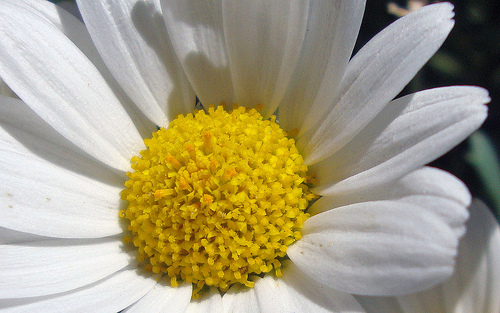
#> input picture it3160/flower-training/daisy/10140303196_b88d3d6cec.jpg, 500 x 313 px; its folder holds 4 pictures in this run
$ jupyter execute --allow-errors softmax.ipynb   (shell and % lines are left out)
#> lines starting #> are read from the running program, lines starting #| are printed output that depends on the picture
**Sử dụng Generative AI**: Đối với các bài tập này, việc sử dụng AI tạo sinh tuân theo các chính sách tương tự về sự hợp tác. Giống như với các cộng tác viên khác, mỗi sinh viên phải tự viết các giải pháp một cách độc lập khỏi kết quả tương tác và bài nộp phải bao gồm một ghi chú chỉ rõ bản chất của sự hợp tác. Việc sử dụng các công cụ AI tạo sinh để hoàn thành phần lớn nội dung của bài tập là không phù hợp với tinh thần của bài tập, và sẽ vi phạm [Honor Code](https://communitystandards.stanford.edu/policies-and-guidance/honor-code).

# Bài tập Phân loại Softmax

*Hoàn thành và nộp bảng bài tập đã hoàn chỉnh này (bao gồm các outputs của nó và bất kỳ code hỗ trợ nào bên ngoài bảng bài tập) cùng với bài nộp của bạn. Để biết thêm chi tiết, xem [trang bài tập](http://vision.stanford.edu/teaching/cs231n/assignments.html) trên trang web của khóa học.*

Trong bài tập này, bạn sẽ:

- thực hiện một **hàm loss** được vector hóa hoàn toàn cho bộ phân loại Softmax.
- thực hiện biểu thức vector hóa hoàn toàn cho **gradient giải tích** của nó.
- **kiểm tra việc thực hiện của bạn** bằng cách sử dụng gradient số học.
- sử dụng một tập xác thực (validation set) để **tinh chỉnh learning rate (tốc độ học) và regularization (chính quy hóa)**.
- **tối ưu hóa** hàm loss bằng **SGD**.
- **trực quan hóa** các trọng số học được cuối cùng.

[cell 1]
# Chạy một số mã thiết lập cho notebook này.
import random
import numpy as np
import matplotlib.pyplot as plt

# Đây là một chút kỹ thuật (magic) để làm cho các hình matplotlib hiển thị trực tiếp (inline)
# trong notebook thay vì mở trong một cửa sổ mới.
plt.rcParams['figure.figsize'] = (10.0, 8.0) # thiết lập kích thước mặc định của các biểu đồ
plt.rcParams['image.interpolation'] = 'nearest'
plt.rcParams['image.cmap'] = 'gray'

# Thêm một số magic code để notebook tự động tải lại các module python bên ngoài;
# xem http://stackoverflow.com/questions/1907993/autoreload-of-modules-in-ipython
# %load_ext autoreload
# %autoreload 2

## Tải và Tiền xử lý dữ liệu CIFAR-10 (Đã chuyển sang Bộ dữ liệu Hoa)

[cell 2]
import os
import numpy as np
from PIL import Image

def load_flower_data(data_dir, img_size=(32, 32)):
#> called with data_dir = 'flower-training', img_size = (32, 32)
    classes = ['daisy', 'dandelion', 'rose', 'sunflower', 'tulip']
    X = []
    y = []

    for label, cls in enumerate(classes):
        cls_dir = os.path.join(data_dir, cls)
        if not os.path.exists(cls_dir):
            continue
        for img_name in os.listdir(cls_dir):
            img_path = os.path.join(cls_dir, img_name)
            try:
                img = Image.open(img_path).convert('RGB')
#> img is the input picture: PIL image 500x313 RGB; mean R, G, B 166.3, 158.1, 129.8
                img = img.resize(img_size)
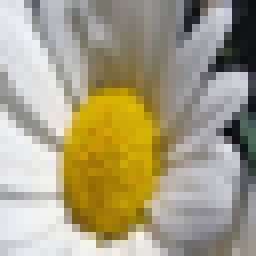
#> img: PIL image 32x32 RGB (shown 8 times larger); mean R, G, B 166.3, 158.1, 129.8
                X.append(np.array(img))
                y.append(label)
            except Exception as e:
                pass

    X = np.array(X).astype('float64')
    y = np.array(y)

    # Xáo trộn (Shuffle) dữ liệu
    np.random.seed(42)
    idxs = np.random.permutation(len(X))
    X = X[idxs]
    y = y[idxs]
    return X, y

# Tải dữ liệu hoa thô
dataset_dir = 'flower-training'

try:
   del X_train, y_train
   del X_test, y_test
   print('Xóa sạch dữ liệu đã tải trước đó.')
except:
   pass

X_data, y_data = load_flower_data(dataset_dir)
print('Tổng kích thước dữ liệu (Total data shape): ', X_data.shape)
#| Tổng kích thước dữ liệu (Total data shape):  (4, 32, 32, 3)
print('Tổng kích thước nhãn (Total labels shape): ', y_data.shape)
#| Tổng kích thước nhãn (Total labels shape):  (4,)

# Tạo một bộ chia thủ công (80% train, 20% test)
num_samples = len(X_data)
split_idx = int(0.8 * num_samples)

X_train, y_train = X_data[:split_idx], y_data[:split_idx]
X_test, y_test = X_data[split_idx:], y_data[split_idx:]

print('Kích thước tập huấn luyện (Training data shape): ', X_train.shape)
#| Kích thước tập huấn luyện (Training data shape):  (3, 32, 32, 3)
print('Hình dạng nhãn huấn luyện (Training labels shape): ', y_train.shape)
#| Hình dạng nhãn huấn luyện (Training labels shape):  (3,)
print('Kích thước tập kiểm tra (Test data shape): ', X_test.shape)
#| Kích thước tập kiểm tra (Test data shape):  (1, 32, 32, 3)
print('Hình dạng nhãn kiểm tra (Test labels shape): ', y_test.shape)
#| Hình dạng nhãn kiểm tra (Test labels shape):  (1,)

[cell 3]
# Trực quan hóa một số ví dụ từ bộ dữ liệu.
# Chúng ta hiển thị một vài ví dụ về hình ảnh huấn luyện từ mỗi lớp.
classes = ['daisy', 'dandelion', 'rose', 'sunflower', 'tulip']
num_classes = len(classes)
samples_per_class = 7
for y, cls in enumerate(classes):
    idxs = np.flatnonzero(y_train == y)
    if len(idxs) == 0:
        continue
    samples = min(samples_per_class, len(idxs))
    idxs = np.random.choice(idxs, samples, replace=False)
    for i, idx in enumerate(idxs):
        plt_idx = i * num_classes + y + 1
        plt.subplot(samples_per_class, num_classes, plt_idx)
        plt.imshow(X_train[idx].astype('uint8'))
        plt.axis('off')
        if i == 0:
            plt.title(cls)
plt.show()
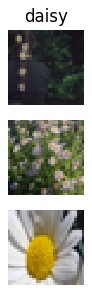
#> figure drawn by matplotlib, 3 panels

[cell 4]
# Chia các dữ liệu thành các tập train, val, và test. Ngoài ra chúng ta sẽ
# tạo một tập development (phát triển) nhỏ là một tập con của tập dữ liệu huấn luyện;
# chúng ta có thể sử dụng cái này cho quá trình phát triển để code chạy nhanh hơn.
num_training = int(len(X_train) * 0.9)  # 90% của train dành cho quá trình train
num_validation = len(X_train) - num_training  # 10% của train dành cho validation (xác thực)
num_test = len(X_test)
num_dev = min(500, num_training)

print(f'Chi tiết chia tập: Train: {num_training}, Val: {num_validation}, Test: {num_test}, Dev: {num_dev}')

# Tập validation của chúng ta sẽ gồm num_validation điểm dữ liệu từ tập huấn luyện gốc.
mask = range(num_training, num_training + num_validation)
X_val = X_train[mask]
y_val = y_train[mask]

# Tập huấn luyện của chúng ta sẽ gồm một lượng num_train điểm đầu tiên từ tập huấn luyện gốc.
mask = range(num_training)
X_train = X_train[mask]
y_train = y_train[mask]

# Chúng ta cũng sẽ tạo ra một tập dev, vốn là một tập con nhỏ từ tập huấn luyện chính.
mask = np.random.choice(num_training, num_dev, replace=False)
X_dev = X_train[mask]
y_dev = y_train[mask]

# Chúng ta sử dụng y nguyên tập dữ liệu Test gốc
X_test = X_test[:]
y_test = y_test[:]

print('Kích thước tập huấn luyện (Train data shape): ', X_train.shape)
#| Kích thước tập huấn luyện (Train data shape):  (2, 32, 32, 3)
print('Kích thước nhãn huấn luyện: ', y_train.shape)
#| Kích thước nhãn huấn luyện:  (2,)
print('Kích thước tập validation (Validation data shape): ', X_val.shape)
#| Kích thước tập validation (Validation data shape):  (1, 32, 32, 3)
print('Kích thước nhãn validation: ', y_val.shape)
#| Kích thước nhãn validation:  (1,)
print('Kích thước tập kiểm tra (Test data shape): ', X_test.shape)
#| Kích thước tập kiểm tra (Test data shape):  (1, 32, 32, 3)
print('Kích thước nhãn kiểm tra: ', y_test.shape)
#| Kích thước nhãn kiểm tra:  (1,)

[cell 5]
# Tiền xử lý: thay đổi hình dáng (reshape) khối dữ liệu hình ảnh thành các hàng
X_train = np.reshape(X_train, (X_train.shape[0], -1))
X_val = np.reshape(X_val, (X_val.shape[0], -1))
X_test = np.reshape(X_test, (X_test.shape[0], -1))
X_dev = np.reshape(X_dev, (X_dev.shape[0], -1))

# Kiểm tra đảm bảo cấu trúc dữ liệu, in ra hình dáng (shapes) của các biến dữ liệu
print('Kích thước tập huấn luyện: ', X_train.shape)
#| Kích thước tập huấn luyện:  (2, 3072)
print('Kích thước tập validation: ', X_val.shape)
#| Kích thước tập validation:  (1, 3072)
print('Kích thước tập kiểm tra: ', X_test.shape)
#| Kích thước tập kiểm tra:  (1, 3072)
print('Kích thước tập dev: ', X_dev.shape)
#| Kích thước tập dev:  (2, 3072)

[cell 6]
# Tiền xử lý: trừ đi hình ảnh trung bình (mean image)
# đầu tiên: tính toán ảnh trung bình dựa trên dữ liệu training
mean_image = np.mean(X_train, axis=0)
print(mean_image[:10]) # In ra một vài phần tử
plt.figure(figsize=(4,4))
plt.imshow(mean_image.reshape((32,32,3)).astype('uint8')) # trực quan hóa bức ảnh trung bình
plt.show()
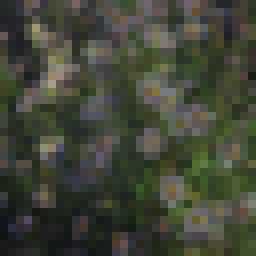
#> shown: shape (32, 32, 3) (shown 8 times larger); mean R, G, B 66.3, 69.7, 56.4

# bước 2: trừ đi bức ảnh trung bình khỏi phần dữ liệu của train và test
X_train -= mean_image
X_val -= mean_image
X_test -= mean_image
X_dev -= mean_image

# bước 3: nối thêm (append) một chiều thiên kiến (bias) chỉ toàn các số một (tức là thủ thuật bias)
# để cho bộ phân loại (classifier) của chúng ta chỉ cần quan tâm tới việc tối ưu hóa một ma trận trọng số duy nhất W.
X_train = np.hstack([X_train, np.ones((X_train.shape[0], 1))])
X_val = np.hstack([X_val, np.ones((X_val.shape[0], 1))])
X_test = np.hstack([X_test, np.ones((X_test.shape[0], 1))])
X_dev = np.hstack([X_dev, np.ones((X_dev.shape[0], 1))])

print(X_train.shape, X_val.shape, X_test.shape, X_dev.shape)
#| (2, 3073) (1, 3073) (1, 3073) (2, 3073)

## Bộ phân loại Softmax

Mã nguồn của bạn cho phần này bình thường được viết tại file trong `cs231n/classifiers/softmax.py`.

Như bạn thấy, chúng ta đã được điền sẵn hoặc chèn sẵn hàm `softmax_loss_naive` vốn có sử dụng các vòng lặp for (for loops) để tính toán hàm mất mát softmax (softmax loss function).

[cell 7]
# Đánh giá cách thực hiện mã loss cơ bản (naive) mà chúng tôi cung cấp cho bạn:
import time

def softmax_loss_naive(W, X, y, reg):
    """
    Hàm mất mát Softmax, triển khai cơ bản naive (bằng vòng lặp)
    """
#> called with W = array of shape (3073, 5), X = array of shape (2, 3073), y = array of shape (2,), reg = 5e-06
    loss = 0.0
    dW = np.zeros_like(W)
    num_classes = W.shape[1]
    num_train = X.shape[0]

    for i in range(num_train):
        scores = X[i].dot(W)
        scores -= np.max(scores) # Ổn định tính toán số học
        probs = np.exp(scores) / np.sum(np.exp(scores))
        loss += -np.log(probs[y[i]])

        for j in range(num_classes):
            if j == y[i]:
                dW[:, j] += (probs[j] - 1) * X[i]
            else:
                dW[:, j] += probs[j] * X[i]

    loss /= num_train
    dW /= num_train

    loss += reg * np.sum(W * W)
    dW += 2 * reg * W

    return loss, dW


# Tọa một ma trận Softmax trọng số classifier nhẫu nhiên với nhưng con số cực kì nhỏ
# Lưu ý: chúng ta hiện mang 5 lớp (class) hoa ở đây thay vì 10
W = np.random.randn(3073, 5) * 0.0001

loss, grad = softmax_loss_naive(W, X_dev, y_dev, 0.000005)
print('loss: %f' % (loss, ))

# Để sanity check sơ qua, loss của chúng ta nên cần nằm loanh quanh vào khoảng -log(0.2).
print('loss: %f' % loss)
print('sanity check (đánh giá kiểm tình an toàn): %f' % (-np.log(0.2)))

**Câu hỏi Trực tiếp 1**

Tại sao chúng ta kỳ vọng loss của mình sẽ gần với -log(0.2)? Vui lòng giải thích ngắn gọn.**

$\color{blue}{\textit Câu trả lời của bạn:}$ *Vì có 5 lớp nên 1/5 = 0,2 mà theo công thức thì $L = -\log(P_{\text{correct}})$*

Giá trị `grad` được trả về từ hàm ở trên hiện tại đều là số 0. Hãy dẫn xuất và viết code hệ số gradient cho hàm loss softmax và cài đặt đoạn mã đó ngay bên trong hàm `softmax_loss_naive`. Bạn sẽ nhận thấy sự tiện lợi khi lồng phần code mới của bạn vào trong hàm hiện tại.

Để kiểm tra xem bạn đã cài đặt độ lệch gradient chính xác chưa, bạn có thể ước tính số học độ dốc của hàm mất mát và đối chiếu giá trị ước tính đó bằng mô phỏng với con số gradient bạn mới tính được để so. Chúng tôi đã viết sẵn mã code giúp bạn làm việc đó ở phía dưới đây:

[cell 8]
# Một khi bạn đã thiết lập gradient, biểu diễn, tính toán lại nó với đoạn mã sau
# và kiểm tra chéo grad check với hàm có sẵn.

# Hãy tính loss và gradient tại điểm ma trận W.
loss, grad = softmax_loss_naive(W, X_dev, y_dev, 0.0)

def grad_check_sparse(f, x, analytic_grad, num_checks=10, h=1e-5):
    """
    Kéo một vài biến bất kì bằng random elements và chỉ trả ra dữ liệu kết quả phân tích số học
    ở trong các dimensions tương ứng này.
    """
#> called with x = array of shape (3073, 5), analytic_grad = array of shape (3073, 5), num_checks = 10, h = 1e-05
    for i in range(num_checks):
        ix = tuple([random.randrange(m) for m in x.shape])

        oldval = x[ix]
        x[ix] = oldval + h
        fxph = f(x)
        x[ix] = oldval - h
        fxmh = f(x)
        x[ix] = oldval

        grad_numerical = (fxph - fxmh) / (2 * h)
        grad_analytic = analytic_grad[ix]
        rel_error = abs(grad_numerical - grad_analytic) / (abs(grad_numerical) + abs(grad_analytic) + 1e-8)
        print('kết quả số học: %f \tkết quả phân tích tính toán (analytic): %f\t| \ttỷ lệ chênh lệch lỗi: %e' % (grad_numerical, grad_analytic, rel_error))

# Tự động tính thử số học số đo gradient dọc theo vài chiều lấy ngẫu nhiên và
# khớp lại so độ lệch với số phân tích tính toán bằng toán được ở trên. Kết quả
# nên gần như tương hợp hoàn toàn, đồng đều mọi biên.
f = lambda w: softmax_loss_naive(w, X_dev, y_dev, 0.0)[0]
grad_numerical = grad_check_sparse(f, W, grad)

print("\nVới Regularization chạy cùng:")
# Tiến hành lặp lại check gradient cùng lúc thêm với hệ số tối ưu Regularization đã kích hoạt
# hy vọng không bị lãng quên Regularization trong gradient bạn nha?
loss, grad = softmax_loss_naive(W, X_dev, y_dev, 5e1)
f = lambda w: softmax_loss_naive(w, X_dev, y_dev, 5e1)[0]
grad_numerical = grad_check_sparse(f, W, grad)

**Câu hỏi trực tiếp 2**

Dẫu rằng phương pháp gradcheck mang độ tin cậy ổn với hàm mất mát theo dạng softmax, nhưng có một thực tế là đối diện với phân cực cho class loss của SVM, thi thoảng sẽ có 1 chiều của gradcheck bị lệch xê dịch, không hoàn toàn khớp tuyệt đối 100%. Vậy có thể gì là cội rễ khởi thủy của sự khác biệt này? Liệu đôi khi điều này trở thành một mối lưu tâm? Đâu có thể là minh chứng minh họa điển hình một chiều cụ thế chừng nào gradient loss của SVM bị check failed (không khớp chính xác)? Theo góc nhận định của bạn, giả sử thay đổi vùng biên margin thì liệu sẽ tác động được biến thiên ra sao đến tần suất xảy ra chệch choạng kia không?

Nhớ rõ rằng hàm suy hao của SVM về 1 chiều phân kỳ $(x_i, y_i)$ có định nghĩa tương ứng: $$L_i = \sum_{j\ne y_i}\max(0, s_j - s_{y_i} + \Delta)$$ trong đó với $j$ thực hiện luân chuyển xoay qua toàn dải class thay trừ ra $y_i$ lớp đúng đã chọn và còn $s_j$ được tính làm giá trị độ điểm score mà trình phân lớp phân ra. $\Delta$ mang vị thế là đại lượng biên sai margin đơn chiều. Vui lòng tham khảo thêm tham chiếu về 'Hàm tổn thất SVM nhiều cực lớp phân nhánh' (Multiclass Support Vector Machine loss) trên trang [sau](https://cs231n.github.io/linear-classify/).

*Gợi mở (Hint): thực ra thì hàm giá trị loss SVM nói theo phương diện chặt chẽ không khả vi, không vi phân (không lấy vi phân được).*

$\color{blue}{\textit Câu trả lời của bạn:}$ *Nguyên nhân cốt lõi là do hàm loss SVM chứa hàm $\max(0, x)$, tạo ra một "điểm gãy" không thể lấy đạo hàm. Khi bước nhảy nhỏ của gradcheck vô tình vắt ngang qua điểm gãy này, máy tính sẽ tính ra sai số lớn so với công thức toán học.Tuy nhiên, điều này không đáng lo ngại vì xác suất rơi trúng điểm gãy là rất thấp, và thuật toán tối ưu vẫn xử lý mượt mà nhờ khái niệm đạo hàm dưới (subgradient). Việc thay đổi biên margin $\Delta$ cũng chỉ làm xê dịch vị trí điểm gãy trên trục tọa độ, hoàn toàn không làm thay đổi tần suất xảy ra sự chệch choạng này.*

[cell 9]
def softmax_loss_vectorized(W, X, y, reg):
    """
    Hàm mất mát Softmax, phiên bản được vector hóa (vectorized version).
    """
#> called with W = array of shape (3073, 5), X = array of shape (2, 3073), y = array of shape (2,), reg = 5e-06
    loss = 0.0
    dW = np.zeros_like(W)
    num_train = X.shape[0]

    scores = X.dot(W)
    scores -= np.max(scores, axis=1, keepdims=True)
    probs = np.exp(scores) / np.sum(np.exp(scores), axis=1, keepdims=True)

    correct_logprobs = -np.log(probs[range(num_train), y])
    loss = np.sum(correct_logprobs) / num_train
    loss += reg * np.sum(W * W)

    dscores = probs
    dscores[range(num_train), y] -= 1
    dscores /= num_train

    dW = X.T.dot(dscores)
    dW += 2 * reg * W

    return loss, dW

# Tiếp theo thực hiện hàm softmax_loss_vectorized; hiện tại chỉ cần tính ra mốc loss;
# chúng ta sẽ chèn mã tính gradient vector tiếp ở ngay liền kề sau.
tic = time.time()
loss_naive, grad_naive = softmax_loss_naive(W, X_dev, y_dev, 0.000005)
toc = time.time()
print('Naive loss: %e tính toán ra trong %f giây (s)' % (loss_naive, toc - tic))

tic = time.time()
loss_vectorized, _ = softmax_loss_vectorized(W, X_dev, y_dev, 0.000005)
toc = time.time()
print('Vectorized loss: %e tính toán ra trong %f giây (s)' % (loss_vectorized, toc - tic))

# The losses (mất mát) nên mang dáng vẻ hệt nhau ngang hàng nhưng bù lại dạng thực hiện
# biểu thức qua vector này mang dấp tính toán nhanh nhẹn nhanh vượt trội.
print('Độ lệch khác biệt đo ra: %f' % (loss_naive - loss_vectorized))

[cell 10]
# Điền và hoàn tất trọn bộ các cài đặt còn thiếu của hàm softmax_loss_vectorized, và tính toán
# lấy giá trị grad cho hàm suy hao dựa trên dáng dấp phép tính vector hóa.

# Các triển khai dạng sơ đẳng naive bằng vòng lặp và hình thức tối giản qua tính vector phải có mặt
# giá trị tương hợp; song bù trừ thì qua tính toán bằng cơ thức mảng vectorization phải thể hiện tốc độ nhanh vút.
tic = time.time()
_, grad_naive = softmax_loss_naive(W, X_dev, y_dev, 0.000005)
toc = time.time()
print('Naive loss và gradient: đã xử tính xong trong quãng %f giây (s)' % (toc - tic))

tic = time.time()
_, grad_vectorized = softmax_loss_vectorized(W, X_dev, y_dev, 0.000005)
toc = time.time()
print('Vectorized loss và gradient: đã xử tính xong trong %f giây (s)' % (toc - tic))

# Vốn dĩ giá trị của metric the loss là mang giá trị là một số biểu đồ đơn lẻ độc lập tĩnh,
# điều đó hỗ trợ tiện tay rà duyệt khớp qua thông số qua 2 bên biểu thức độc lập rất là giản đơn gẩy mắt 1 lần thôi.
# Dẫu cho vậy với hàm lượng giá trị gradient trả thì là lại 1 ma trận khối đa diện, vì dẫu cớ trớ thế
# nên quy theo chuẩn chẩn mực hóa Frobenius (Frobenius norm/chuẩn 2) là chuẩn để lấy ra quy định đối chiếu ma trận .
difference = np.linalg.norm(grad_naive - grad_vectorized, ord='fro')
print('Khác biệt gradient matrix theo chuẩn quy đổi: %f' % difference)

### Stochastic Gradient Descent (Độ dốc Giảm dần ngẫu nhiên Stochastic)

Tới đoạn này chúng ta xem ra dắt túi sẵn công cụ đo hao loss và dốc gradient bằng biểu thị hàm vectorization vector hóa nhanh tút gọn. Biểu thức biểu chứng được đối chiếu mang mức gradient ngang đồng giá trị số học. Ta hiển nhiên tịnh tiến sang sẵn sàng bắt đầu chui vào phần chạy phương án SGD nhằm để kìm co lại mức hao. Code bạn chắp bút sẽ cần nằm quy ngay bên dưới.

[cell 11]
class LinearClassifier(object):

    def __init__(self):
        self.W = None

    def train(self, X, y, learning_rate=1e-3, reg=1e-5, num_iters=100,
              batch_size=200, verbose=False):
#> called with X = array of shape (2, 3073), y = array of shape (2,), learning_rate = 1e-07, reg = 25000, num_iters = 1500, batch_size = 200, verbose = True
        num_train, dim = X.shape
        num_classes = np.max(y) + 1 # giả định rằng y đón giá trị nằm rải từ 0...K-1 trong đó mang K nghĩa là số lượng class
        if self.W is None:
            self.W = 0.001 * np.random.randn(dim, num_classes)

        loss_history = []
        for it in range(num_iters):
            batch_idxs = np.random.choice(num_train, batch_size, replace=True)
            X_batch = X[batch_idxs]
            y_batch = y[batch_idxs]

            loss, grad = self.loss(X_batch, y_batch, reg)
            loss_history.append(loss)

            self.W -= learning_rate * grad

            if verbose and it % 100 == 0:
                print('vòng lặp (iteration) %d / %d: loss %f' % (it, num_iters, loss))
#> this loop made 1500 passes
#> pass 1, in train, `X_batch = X[batch_idxs]`:
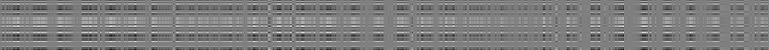
#> X_batch: shape (200, 3073) float64 (shown at 1/4 size); min -94.5, max 94.5, mean -1.5; drawn with min black and max white
#> pass 2, in train, `X_batch = X[batch_idxs]`:
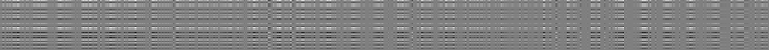
#> X_batch: shape (200, 3073) float64 (shown at 1/4 size); min -94.5, max 94.5, mean 1.3; drawn with min black and max white
#> pass 3, in train, `X_batch = X[batch_idxs]`:
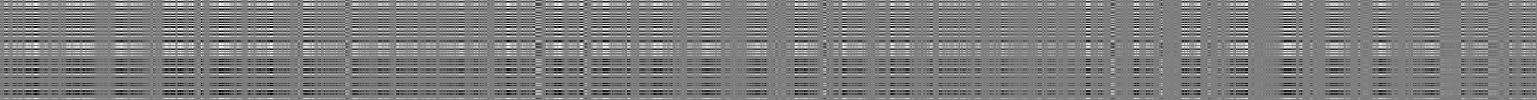
#> X_batch: shape (200, 3073) float64 (shown at 1/2 size); min -94.5, max 94.5, mean -1; drawn with min black and max white
#> (the rest of the program and of its run is left out)
